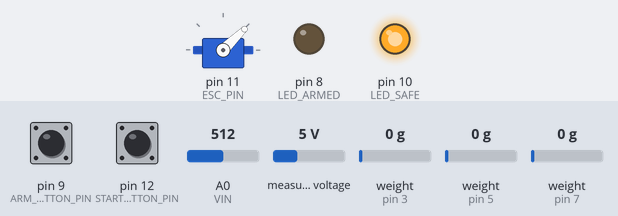
The sketch below on a simulated Arduino Uno, built with avr-gcc and run on an emulated ATmega328P. Shown: servo, output pins drawn as LEDs (lit = HIGH). Dashed ring = blinking. The inputs (shaded band) are chosen by the test bench; at power-on: pin 12 (START_BUTTON_PIN) HIGH, pin 9 (ARM_BUTTON_PIN) HIGH, A0 (VIN) = 512, measured voltage 5 V, weight on the scale (sensors on pin 3, pin 5, pin 7) 0 g. What the sketch prints to the serial monitor is not drawn.

Above: at 8.2 s.
8.3 s: pin 12 (START_BUTTON_PIN) pulled LOW for 0.15 s
At 8.59 s:
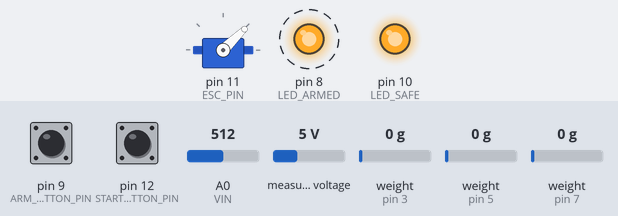
11.3 s: pin 9 (ARM_BUTTON_PIN) pulled LOW for 0.15 s
At 12.1 s:
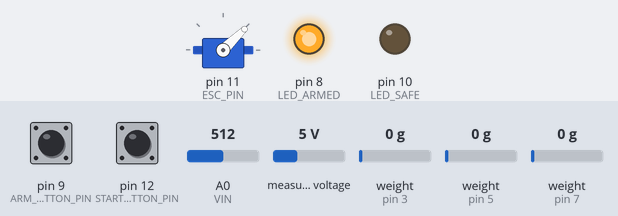
12.9 s: pin 12 (START_BUTTON_PIN) pulled LOW for 1 s
At 16.8 s:
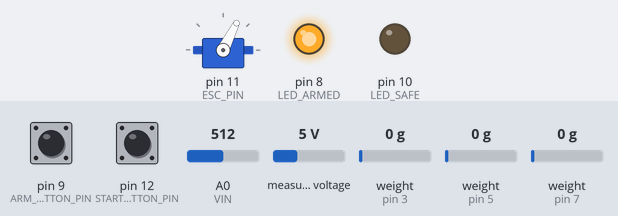
19.9 s: A0 (VIN) set to 716
22.9 s: pin 9 (ARM_BUTTON_PIN) pulled LOW for 1 s
25.4 s: pin 9 (ARM_BUTTON_PIN) pulled LOW for 3.2 s
At 26.2 s:
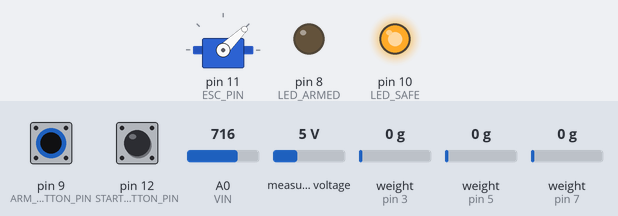
Timing chart, 0 to 28.4 s (numbered marks = the images above; inputs shaded):
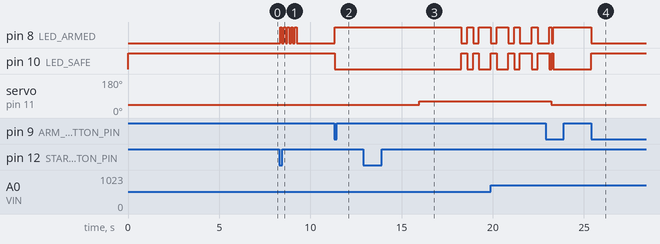

Measured:
- after the input at 8.3 s, pin 8 (LED_ARMED): alternates HIGH for 0.10 s and LOW for 0.10 s, 10 changes in all, then stays LOW, starting at once
- after the input at 11.3 s, pin 8 (LED_ARMED): LOW → HIGH at once; pin 10 (LED_SAFE): HIGH → LOW at once
- after the input at 12.9 s, pin 8 (LED_ARMED): goes LOW 0.32 s, HIGH 0.32 s, LOW 0.32 s, HIGH 0.64 s, then LOW, starting after 5.4 s; pin 10 (LED_SAFE): goes HIGH 0.32 s, LOW 0.32 s, HIGH 0.32 s, LOW 0.64 s, then HIGH, starting after 5.4 s; servo on pin 11 (ESC_PIN): 44° → 63° after 3.1 s
- after the input at 25.4 s, pin 8 (LED_ARMED): HIGH → LOW at once; pin 10 (LED_SAFE): LOW → HIGH at once

The sketch:

LIFTUP_THRUST_STAND_MAY2025.ino
```cpp
#include <Servo.h>             // Libreria per controllare ESC tramite PWM
#include "HX711.h"             // Libreria per leggere le celle di carico HX711
#include <Wire.h>              // I2C standard
#include <INA226_WE.h>         // Libreria per sensore INA226 (tensione/corrente)

// === DEFINIZIONE PIN ===
#define LED_ARMED   8          // LED che indica sistema armato
#define LED_SAFE    10         // LED che indica sistema sicuro/disarmato
#define ARM_BUTTON_PIN    9    // Pulsante per armare/disarmare
#define START_BUTTON_PIN  12   // Pulsante per avviare il test
#define ESC_PIN     11         // Pin PWM per ESC (motore)

#define DT_LEFT     3          // Pin DT cella Torque Left
#define SCK_LEFT    2
#define DT_RIGHT    7          // Pin DT cella Torque Right
#define SCK_RIGHT   6
#define DT_THRUST   5          // Pin DT cella Thrust
#define SCK_THRUST  4

#define VIN         A0         // Pin analogico per ACS758
#define I2C_ADDRESS 0x40       // Indirizzo I2C del sensore INA226

// === COSTANTI ===
const float VCC = 5.0;         // Tensione di riferimento per analogRead
const int acsModel = 0;        // Modello ACS758 (0 → 50A bidirezionale)
float sensitivity[] = {40.0, 60.0, 20.0, 40.0, 13.3, 16.7, 10.0, 20.0};
const float FACTOR = sensitivity[acsModel] / 1000.0; // V per Ampere
const float calibrationMultiplier = 3.11; // Fattore empirico per calibrazione ACS
const float currentOffset = 0.550;        // Offset a riposo del sensore
const float busVoltageScalingFactor = 15.16; // Fattore di scaling per INA226

// Fattori di calibrazione per le 3 celle
const float CALIB_FACTOR_LEFT   = 330000.00;
const float CALIB_FACTOR_RIGHT  = -346708.00;
const float CALIB_FACTOR_THRUST = -213499.00;

// Range PWM dell’ESC
const int pwm_min = 1100;
const int pwm_max = 2000;

// Parametri test (standard: 10, 10, 100. per un test che va da 0% a 100% con uno scalino del 10% alla volta)
const int test_start_percent = 10;                 // % DI AVVIO TEST
const int test_step_percent  = 10;                 // INCREMENTO TRA STEP
const int test_end_percent   = 100;                // % DI FINE TEST

const unsigned long stabilizationTime = 2000;      // Tempo per stabilizzare il motore tra uno step e un altro
const unsigned long measurementDuration = 5000;    // Durata di uno step in ms

const float CURRENT_LIMIT = 38.0; // NON MODIFICARE! PERICOLO! Soglia massima corrente media per step
const float DISTANCE_FROM_CENTER_M = 0.03; // Distanza delle celle dal centro (in metri)
const float KG_TO_G = 1000.0;

// === OGGETTI ===
Servo esc;
HX711 scaleLeft, scaleRight, scaleThrust;
INA226_WE ina226(I2C_ADDRESS);

// === VARIABILI DI STATO ===
bool is_armed = false;
bool is_test_running = false;
bool lastArmButtonState = HIGH;
bool lastStartButtonState = HIGH;
float baselineVoltage = 0;

// === PROTOTIPI FUNZIONI ===
void configureScale(HX711 &scale, int dt, int sck, float cal, const char *label);
void calibrateBaseline();
void armSystem();
void disarmSystem();
bool tareBalances();
void runTest();
void flashLedFast(int pin, int durationMs);

// === SETUP ===
void setup() {
  Serial.begin(9600);
  Serial.println("Avvio sistema...");

  pinMode(LED_ARMED, OUTPUT);
  pinMode(LED_SAFE, OUTPUT);
  pinMode(ARM_BUTTON_PIN, INPUT_PULLUP);
  pinMode(START_BUTTON_PIN, INPUT_PULLUP);
  lastArmButtonState = digitalRead(ARM_BUTTON_PIN);
  lastStartButtonState = digitalRead(START_BUTTON_PIN);
  digitalWrite(LED_ARMED, LOW);
  digitalWrite(LED_SAFE, HIGH);

  esc.attach(ESC_PIN);
  esc.writeMicroseconds(1000);
  delay(3000);
  Serial.println("ESC configurato.");

  configureScale(scaleLeft, DT_LEFT, SCK_LEFT, CALIB_FACTOR_LEFT, "Torque Left");
  configureScale(scaleRight, DT_RIGHT, SCK_RIGHT, CALIB_FACTOR_RIGHT, "Torque Right");
  configureScale(scaleThrust, DT_THRUST, SCK_THRUST, CALIB_FACTOR_THRUST, "Thrust");

  Serial.println("Calibrazione baseline ACS758...");
  calibrateBaseline();
  Serial.println("Baseline completata.");

  Wire.begin();
  ina226.init();
}

// === LOOP ===
void loop() {
  // Lettura pulsante armamento
  bool currentArm = digitalRead(ARM_BUTTON_PIN);
  if (lastArmButtonState == HIGH && currentArm == LOW) {
    if (!is_armed) {
      armSystem();
    } else {
      disarmSystem();
    }
    delay(300);
  }
  lastArmButtonState = currentArm;

  // Lettura pulsante avvio test
  bool currentStart = digitalRead(START_BUTTON_PIN);
  if (lastStartButtonState == HIGH && currentStart == LOW) {
    delay(30); // debounce
    if (digitalRead(START_BUTTON_PIN) == LOW) {
      if (is_armed) {
        if (tareBalances()) {
          is_test_running = true;
        } else {
          Serial.println("Errore: celle non pronte.");
        }
      } else {
        Serial.println("❌ Errore: tentativo di avvio test con sistema disarmato.");
        flashLedFast(LED_ARMED, 1000);
      }
    }
  }
  lastStartButtonState = currentStart;

  if (is_test_running) {
    runTest();
    is_test_running = false;
    disarmSystem();
  }

  delay(50);
}

// === CONFIGURA CELLA DI CARICO ===
void configureScale(HX711 &scale, int dt, int sck, float calibration_factor, const char *label) {
  scale.begin(dt, sck);
  Serial.print("Configurazione cella ");
  Serial.println(label);
  while (!scale.is_ready()) {
    Serial.print("Cella ");
    Serial.print(label);
    Serial.println(" non pronta...");
    delay(500);
  }
  scale.set_scale(calibration_factor);
  scale.tare();
  Serial.print("Cella ");
  Serial.print(label);
  Serial.println(" pronta.");
}

// === CALIBRA BASELINE CORRENTE ===
void calibrateBaseline() {
  long sumADC = 0;
  for (int i = 0; i < 50; i++) {
    sumADC += analogRead(VIN);
    delay(20);
  }
  float avgADC = sumADC / 50.0;
  baselineVoltage = (avgADC / 1023.0) * VCC;
  Serial.print("Baseline ACS758: ");
  Serial.print(baselineVoltage, 3);
  Serial.println(" V");
}

// === ARM E DISARM ===
void armSystem() {
  is_armed = true;
  digitalWrite(LED_ARMED, HIGH);
  digitalWrite(LED_SAFE, LOW);
  Serial.println("✅ Sistema armato.");
}

void disarmSystem() {
  is_armed = false;
  digitalWrite(LED_ARMED, LOW);
  digitalWrite(LED_SAFE, HIGH);
  Serial.println("🔒 Sistema disarmato.");
}

// === TARA TUTTE LE CELLE ===
bool tareBalances() {
  Serial.println("Taratura celle...");
  bool l = false, r = false, t = false;

  for (int i = 0; i < 10; i++) {
    if (scaleLeft.is_ready())   { scaleLeft.tare();   l = true; }
    if (scaleRight.is_ready())  { scaleRight.tare();  r = true; }
    if (scaleThrust.is_ready()) { scaleThrust.tare(); t = true; }
    if (l && r && t) {
      Serial.println("✅ Taratura completata.");
      return true;
    }
    delay(500);
  }

  return false;
}

// === ESECUZIONE TEST ===
void runTest() {
  Serial.println("🚀 Avvio test...");

  for (int percent = test_start_percent; percent <= test_end_percent; percent += test_step_percent) {
    int pwm_value = map(percent, 0, 100, pwm_min, pwm_max);
    esc.writeMicroseconds(pwm_value);
    delay(stabilizationTime);

    float sum_thrust = 0, sum_torqueNm = 0, sum_voltage = 0, sum_current = 0;
    int samples = 0;

    unsigned long start = millis();
    while (millis() - start < measurementDuration) {
      float leftGr  = scaleLeft.get_units() * KG_TO_G;
      float rightGr = scaleRight.get_units() * KG_TO_G;
      float thrustGr = -scaleThrust.get_units() * KG_TO_G;
      float torqueNm = (leftGr - rightGr) / 1000.0 * DISTANCE_FROM_CENTER_M;

      float vRaw = (VCC / 1023.0) * analogRead(VIN);
      float iValue = ((vRaw - baselineVoltage + 0.007) / FACTOR) * calibrationMultiplier - currentOffset;
      float vBus = ina226.getBusVoltage_V() * busVoltageScalingFactor;
      if (vBus < 1.0) vBus = 0.0;

      sum_thrust += thrustGr;
      sum_torqueNm += torqueNm;
      sum_voltage += vBus;
      sum_current += iValue;
      samples++;

      // LED lampeggiano alternati
      if ((millis() / 250) % 2 == 0) {
        digitalWrite(LED_ARMED, HIGH);
        digitalWrite(LED_SAFE, LOW);
      } else {
        digitalWrite(LED_ARMED, LOW);
        digitalWrite(LED_SAFE, HIGH);
      }

      delay(20);
    }

    float avg_thrust = sum_thrust / samples;
    float avg_torqueNm = sum_torqueNm / samples;
    float avg_voltage = sum_voltage / samples;
    float avg_current = sum_current / samples;
    float avg_power = avg_voltage * avg_current;

    Serial.print("PWM ");
    Serial.print(percent);
    Serial.print("% → THRUST: ");
    Serial.print(avg_thrust, 0);
    Serial.print("g | TORQUE: ");
    Serial.print(avg_torqueNm, 4);
    Serial.print(" Nm | VOLT: ");
    Serial.print(avg_voltage, 2);
    Serial.print("V | CURR: ");
    Serial.print(avg_current, 2);
    Serial.print("A | POWER: ");
    Serial.print(avg_power, 2);
    Serial.println("W");

    if (!isnan(avg_current) && avg_current >= CURRENT_LIMIT) {
      Serial.println("⚠️ Corrente media troppo alta! Test interrotto.");
      break;
    }

    delay(1000);
  }

  esc.writeMicroseconds(1000);
  Serial.println("✅ Test terminato.");
  digitalWrite(LED_ARMED, LOW);
  digitalWrite(LED_SAFE, HIGH);
}

// === LAMPEGGIO RAPIDO LED PER ERRORE ===
void flashLedFast(int pin, int durationMs) {
  unsigned long start = millis();
  while (millis() - start < durationMs) {
    digitalWrite(pin, HIGH);
    delay(100);
    digitalWrite(pin, LOW);
    delay(100);
  }
}
```
